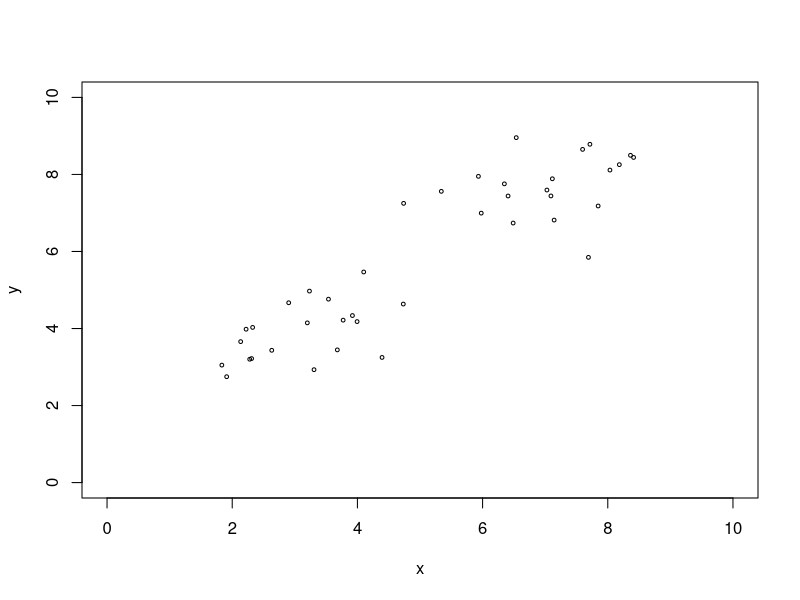
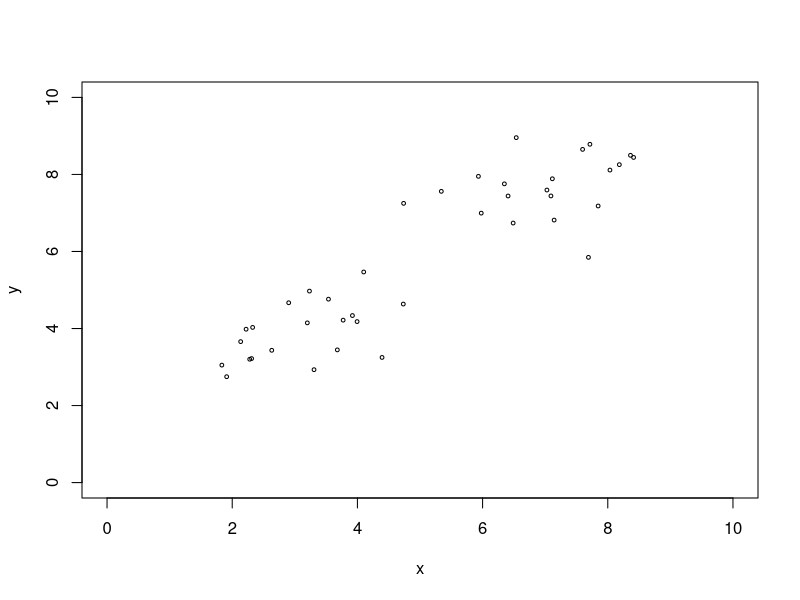
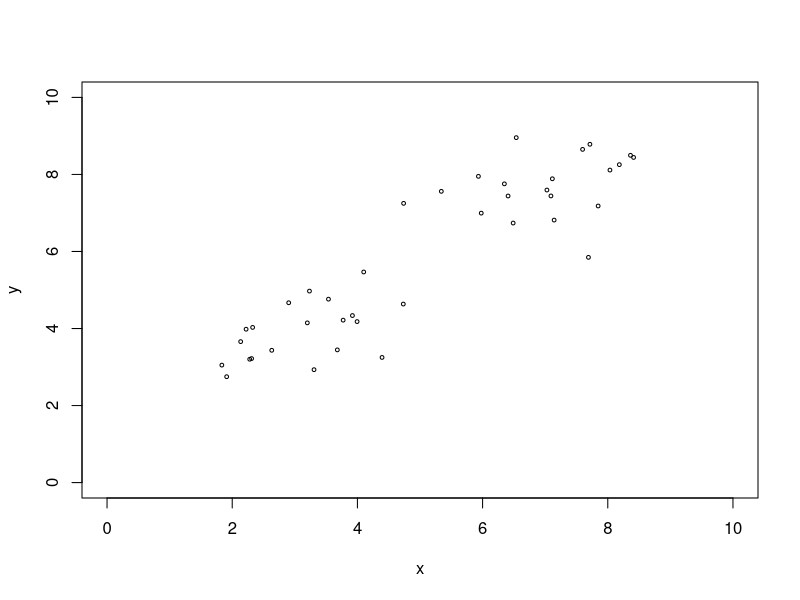
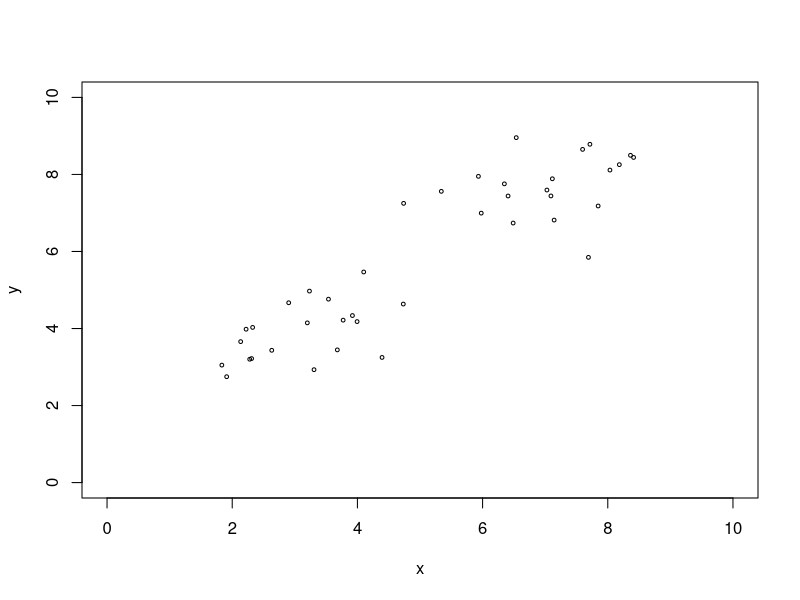
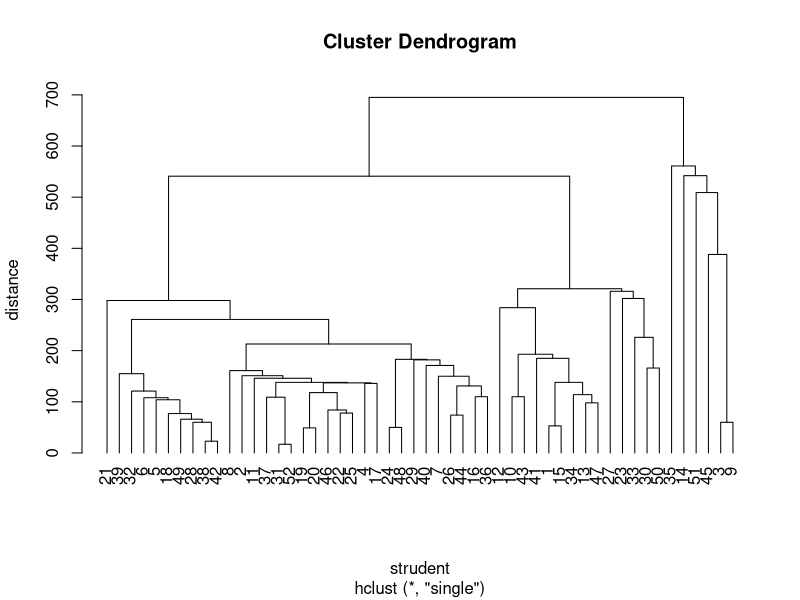
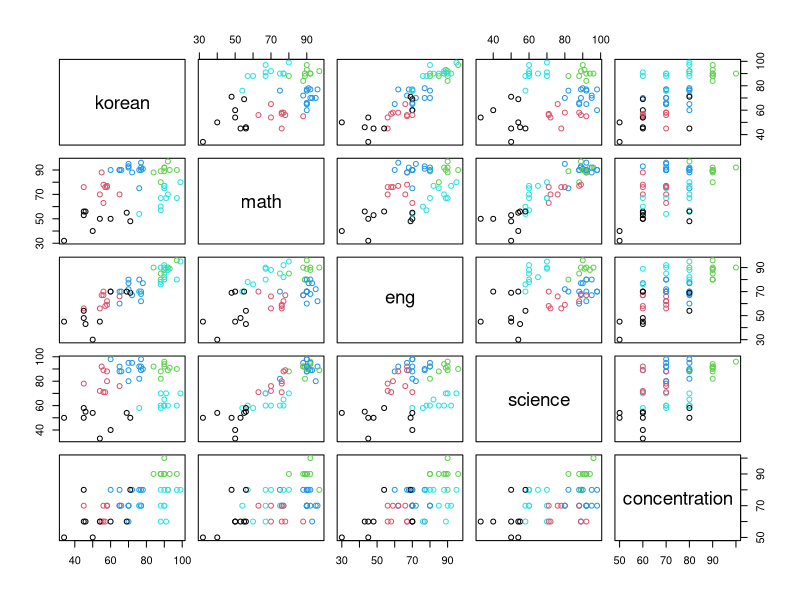
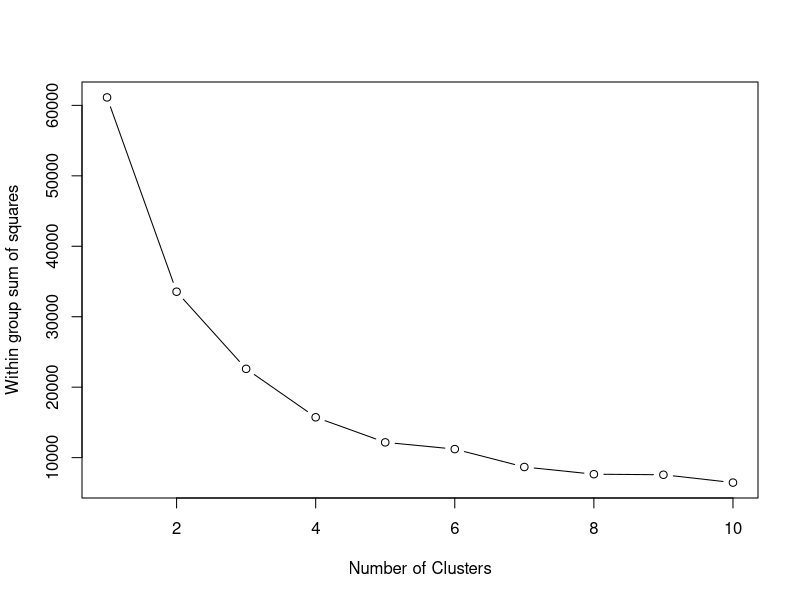

These charts were generated, in order, by the following R code:
academy <- read.csv("academy.csv" , stringsAsFactors = F , header = T)
academy <- academy[-1]
dist_academy <- dist(academy , method = "euclidean")

#???ο? ???????غ??ϱ? 
mat_academy <- as.matrix(dist_academy)
temp_mat <- mat_academy[1:5,1:5]
rownames(temp_mat) <- LETTERS[1:5]
colnames(temp_mat) <- LETTERS[1:5]
diag(temp_mat) <- rep(9999,5) 
temp_mat

#???? ?ּҰ??? ???? ??�� ???Ѵ?. 
pos <- which(temp_mat == min(temp_mat))[1]
rown <- pos %/% 5 + 1
coln <- pos %% 5 ; if(coln==0) rown = rown - 1;coln = 5
temp_mat2 <- temp_mat[c(-2,-4) , c(-2,-4)]
temp_mat2 <- rbind(temp_mat2 , BD=rep(0,3))
temp_mat2 <- cbind(temp_mat2 , BD=rep(0,3))
temp_mat2

#?ִܿ?????��?? ?Ÿ???�� ä????. 
new_distance <- c()
for(i in setdiff(c(1:5) , c(2,4))) { #1,3,5
    new_distance <- c(new_distance , min(temp_mat[i,2] , temp_mat[i,4]))
}
new_distance <- c(new_distance , 9999) 
temp_mat2[dim(temp_mat2)[1],] <- new_distance
temp_mat2[,dim(temp_mat2)[1]] <- new_distance
temp_mat2 


pos <- which(temp_mat2 == min(temp_mat2))[1]
rown <- pos %/% 4 + 1
coln <- pos %% 4 ; if(coln==0) rown = rown - 1;coln = 4
temp_mat3 <- temp_mat2[c(-3,-4) , c(-3,-4)]
temp_mat3 <- rbind(temp_mat3 , BDE=rep(0,3))
temp_mat3 <- cbind(temp_mat3 , BDE=rep(0,3))
temp_mat3

#?ִܿ?????��?? ?Ÿ???�� ä????. 
new_distance <- c()
for(i in setdiff(c(1:4) , c(3,4))) {
  new_distance <- c(new_distance , min(temp_mat2[i,3] , temp_mat2[i,4]))
}
new_distance <- c(new_distance , 9999) 
temp_mat3[dim(temp_mat3)[1],] <- new_distance
temp_mat3[,dim(temp_mat3)[1]] <- new_distance
temp_mat3 

#?????? ?ݺ??۾?
pos <- which(temp_mat3 == min(temp_mat3))[1]
rown <- pos %/% 3 + 1
coln <- pos %% 3 ; if(coln==0) rown = rown - 1;coln = 3
temp_mat4 <- temp_mat3[c(-1,-3) , c(-1,-3)];temp_mat4 <- as.matrix(temp_mat4)
rownames(temp_mat4) <- c("C");colnames(temp_mat4) <- c("C")
temp_mat4 <- rbind(temp_mat4 , BDEA=rep(0,2))
temp_mat4 <- cbind(temp_mat4 , BDEA=rep(0,2))
temp_mat4

#?ִܿ?????��?? ?Ÿ???�� ä????. 
new_distance <- c()
for(i in setdiff(c(1:3) , c(1,3))) {
  new_distance <- c(new_distance , min(temp_mat2[i,1] , temp_mat2[i,3]))
}
new_distance <- c(new_distance , 9999) 
temp_mat4[dim(temp_mat4)[1],] <- new_distance
temp_mat4[,dim(temp_mat4)[1]] <- new_distance
temp_mat4 

#?Ÿ??Լ? ��??(��Ŭ????��???Ÿ?)
dis <- function(x,y) {
  return ((x[1]-x[2])^2 + (y[1]-y[2])^2)
}

#2-means?ùķ??̼?
x <- c(rnorm(20,3,1) , rnorm(20,7,1))
y <- c(rnorm(20,4,1) , rnorm(20,8,1))
plot(x , y , cex=.5 , xlim=c(0,10) , ylim=c(0,10)) 

c <- locator(2) ; print(c)
points(c$x , c$y , pch=20 , col="red")

#ù??° ?????߽ɰ? ��?鰣?? ?Ÿ?
distance1 <- c()
for(i in 1:length(x)) {
  lines(c(x[i] , c$x[1]) , c(y[i], c$y[1]) , lty=2)
  #?Ÿ????? 
  distance1 <- c(distance1 , dis(c(x[i] , c$x[1]) , c(y[i], c$y[1])))
}
distance1

#?ι?° ?????߽ɰ? ��?鰣?? ?Ÿ?
plot(x , y , cex=.5 , xlim=c(0,10) , ylim=c(0,10)) 
points(c$x , c$y , pch=20 , col="red")
distance2 <- c()
for(i in 1:length(x)) {
  lines(c(x[i] , c$x[2]) , c(y[i], c$y[2]) , lty=2)
  #?Ÿ????? 
  distance2 <- c(distance2 , dis(c(x[i] , c$x[2]) , c(y[i], c$y[2])))
}
distance2

#?????? ��?鸶?? 2???? ?????? ?????? ????�� ?ش籺??��?? ��?Ѵ?. 
clusters <- c()
f <- factor(distance1 > distance2)
levels(f) <- c("1" , "2")
f

#???ο? ?????? ��??����?? ?????? ???????? ????(?߽?��)�� ???Ѵ?. 
x1_var <- mean(x[f == "1"])
x2_var <- mean(x[f == "2"])
y1_var <- mean(y[f == "1"])
y2_var <- mean(y[f == "2"])
x1_var;x2_var;y1_var;y2_var

#?߽?��?? ??ȭ 
c$x - c(x1_var , x2_var) 
c$y - c(y1_var , y2_var) 

#?ٽ? ?׸???. 
plot(x , y , cex=.5 , xlim=c(0,10) , ylim=c(0,10)) 
points(c(x1_var , x2_var) , c(y1_var , y2_var) , pch=20 , col="red")

#?ٽ? ?????Ѵ?.(?ݺ?)
#ù??° ?????߽ɰ? ��?鰣?? ?Ÿ?
distance1 <- c()
for(i in 1:length(x)) {
  lines(c(x[i] , x1_var) , c(y[i], y1_var) , lty=2)
  #?Ÿ????? 
  distance1 <- c(distance1 , dis(c(x[i] , x1_var) , c(y[i], y1_var)))
}
distance1
  
#?ι?° ?????߽ɰ? ��?鰣?? ?Ÿ?
plot(x , y , cex=.5 , xlim=c(0,10) , ylim=c(0,10)) 
points(c$x , c$y , pch=20 , col="red")
distance2 <- c()
for(i in 1:length(x)) {
  lines(c(x[i] , x2_var) , c(y[i], y2_var) , lty=2)
  #?Ÿ????? 
  distance2 <- c(distance2 , dis(c(x[i] , x2_var) , c(y[i], y2_var)))
}
distance2

#?ٽùݺ??Ѵ?.(?ش??Ҽӱ???�� ??��?Ѵ?) 
clusters <- c()
f <- factor(distance1 > distance2)
levels(f) <- c("1" , "2")
f

#?ٽ? ????��(?߽?��)�� ???Ѵ?.
x1_var2 <- mean(x[f == "1"])
x2_var2 <- mean(x[f == "2"])
y1_var2 <- mean(y[f == "1"])
y2_var2 <- mean(y[f == "2"])
x1_var2;x2_var2;y1_var2;y2_var2

#?ٽ? ?߽?��?? ??ȭ?? ???Ѵ?.(???? ??ȭ?? ??��?? ?ߴ?)  
c(x1_var2 , x2_var2) - c(x1_var , x2_var) 
c(y1_var2 , y2_var2) - c(y1_var , y2_var) 

academy 

#?????????? 
library(cluster)
hcl <- hclust(dist(academy)^2 , method = "single")
plot(hcl , hang = -1 , xlab = "strudent" , ylab = "distance")

#k-means???? 
library(graphics)
kms <- kmeans(academy , 5);kms
plot(academy , col = kms$cluster)

#Elbow point???ϱ? 
wss <- 0

#k?? 1~10???? ??ȭ??Ű?鼭 ?? withinss ??�� wss?? ?????Ѵ?.
for(i in 1:10) wss[i] <- sum(kmeans(academy,centers = i)$withinss)

#withinss??�� ?׷??��? ?׸???, ?????Ⱑ ?ް??ϰ? ?ϸ??????? ?κ??? ???? elbow point.
plot(1:10, wss, type="b",xlab = "Number of Clusters", ylab = "Within group sum of squares")


